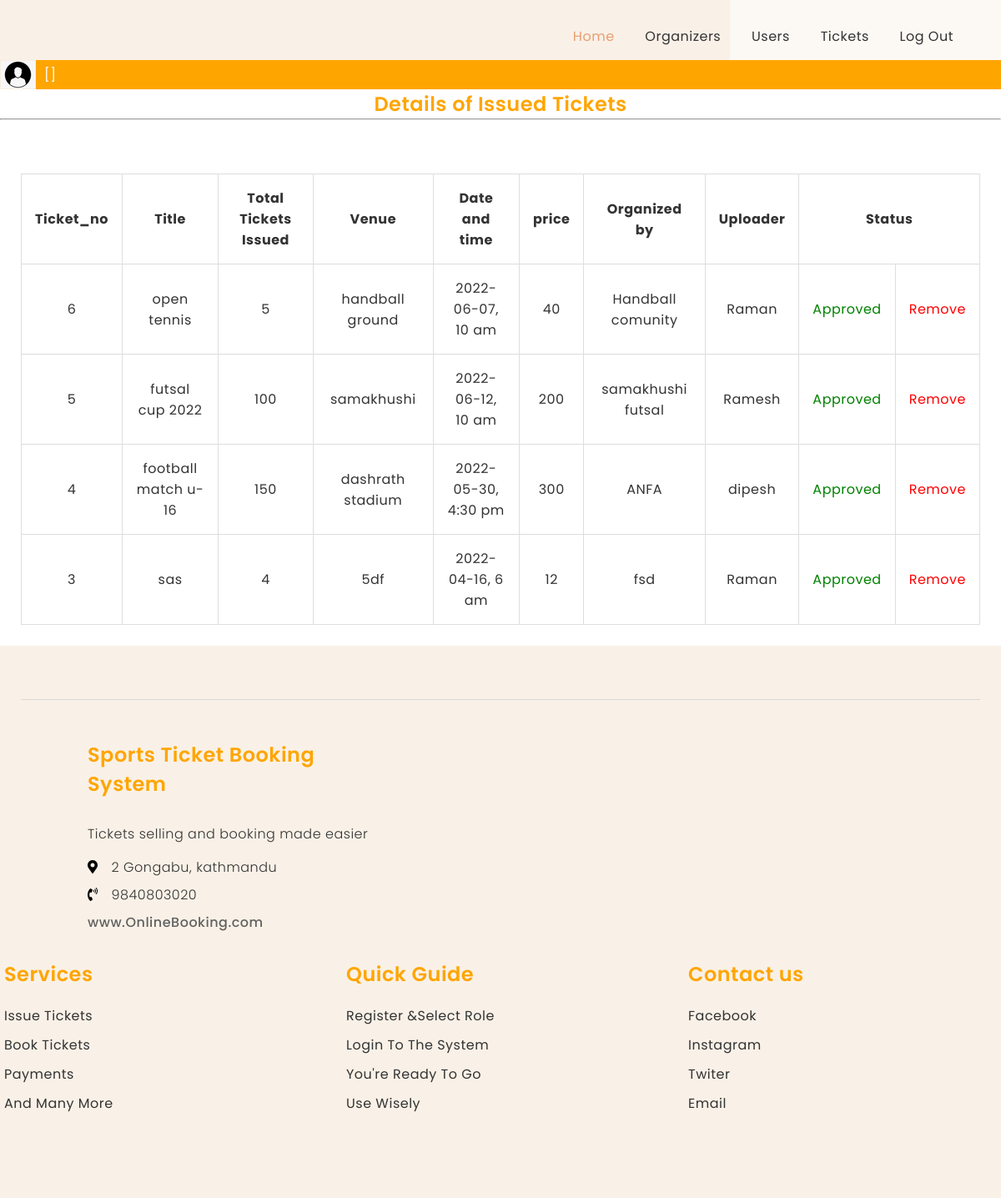
The page /ticketlist.php on the database its author committed.
### tables this page shows
CREATE TABLE `ticket_issue` (
  `Ticket_no` int(11) NOT NULL AUTO_INCREMENT,
  `Ticket_title` varchar(1000) NOT NULL,
  `Total_tickets` varchar(1000) NOT NULL,
  `venue` varchar(1000) NOT NULL,
  `tdate` text NOT NULL,
  `ttime` varchar(1000) NOT NULL,
  `price` varchar(1000) NOT NULL,
  `organizedby` varchar(1000) NOT NULL,
  `status` varchar(100) NOT NULL,
  `uploader` varchar(1000) NOT NULL,
  PRIMARY KEY (`Ticket_no`)
);

### ticketadminpart.php (the view, shortened to what this page needs)
<!DOCTYPE html>
<html>
<head>
</head>
<body>
<table border="1">
	<tr>
		<th> Ticket_no </th>
		<th>Title</th>
		<th>Total Tickets Issued</th>
		<th>Venue</th>
		<th>Date and time</th>
		<th>price</th>
		<th>Organized by</th>
		<th>Uploader</th>
		<th colspan="2"> Status </th>
<?php
include'include/connection.php' ?>
<?php
	$query="select*from ticket_issue ORDER BY Ticket_no DESC"  ;
	$result=mysqli_query($conn,$query) or die(mysqli_error($conn));
	while($arr=mysqli_fetch_array($result,MYSQLI_ASSOC))
	{
	echo "<tr>";
	$id=$arr['Ticket_no'];
	$status = $arr['status'];
	echo "<td>".$arr['Ticket_no']."</td>";
	echo "<td>".$arr['Ticket_title']."</td>";
	echo "<td>".$arr['Total_tickets']."</td>";
	echo "<td>".$arr['venue']."</td>";
	echo "<td>".$arr['tdate'].', '.$arr['ttime']."</td>";
	echo "<td>".$arr['price']."</td>";
	echo "<td>".$arr['organizedby']."</td>";
	echo "<td>".$arr['uploader']."</td>";
	if ($status=="p") {
		echo "<td><a href='Approveticket.php?id=$id'    onclick='return confirm(\"Approve Ticket Issue request?\");'>  <div class=\"approve\"  >Approve </div>  </a></td>";
echo "<td><a href='deleteticketreq.php?id=$id' onclick='return confirm(\"Ticket will be permanently deleted\");'> <div class=\"reject\"  >  Reject</div></a></td>";
	} else {
	echo "<td>  <div class=\"approve\"  >Approved </div>  </a></td>";
echo "<td><a href='deleteticketreq.php?id=$id' onclick='return confirm(\"Remove Ticket? Other Informations may also be lost!!\");'> <div class=\"reject\"  >  Remove</div></a></td>";
	}
	echo "</tr>";
}
?>
</table>
<br>
</body>
</html>

### assets/css/main.css (style rules this page uses)
* { margin:0; padding:0; list-style:none; box-sizing: border-box; font-style: normal; letter-spacing: 0.5px; }
:root { --primary--color: #f9f1e7; --secondary--color:#f4f5f7; --btn-color:#bc9259; --text-color-black: #333; }
body, html { box-sizing: border-box; font-family: 'Poppins', sans-serif; }
a { font-family: 'Poppins', sans-serif; text-decoration: none; text-transform: capitalize; color: var(--text-color-black); display: inline-block; font-size: 1rem; }
*, *:before, *:after { box-sizing: inherit; }
.l-wishlist table { border-top: 0; border-collapse: collapse; text-align: center; border-radius: 0; border-color: #ddd; width: 100%; }
table tbody th, table tbody td, table thead th { border-right: 1px solid #dedede; }
.l-wishlist table th, .l-wishlist table td { border-top: 1px solid #ddd; padding: 1rem; color: #333; }
.l-wishlist table tr { border-bottom: 1px solid #dedede; border-left: 1px solid #dedede; border-right: 1px solid #dedede; }

### ticketadminpart.php (style rules this page uses)
table { border-collapse: collapse; }
.approve { color:green; }
.reject { color:red; }

### rows shown on the page
ticket_issue: Ticket_no "6", Ticket_title "open tennis", Total_tickets "5", venue "handball ground", tdate "2022-06-07", ttime "10 am", price "40", organizedby "Handball comunity", uploader "Raman"
ticket_issue: Ticket_no "5", Ticket_title "futsal cup 2022", Total_tickets "100", venue "samakhushi", tdate "2022-06-12", ttime "10 am", price "200", organizedby "samakhushi futsal", uploader "Ramesh"
ticket_issue: Ticket_no "4", Ticket_title "football match u-16", Total_tickets "150", venue "dashrath stadium", tdate "2022-05-30", ttime "4:30 pm", price "300", organizedby "ANFA", uploader "dipesh"
ticket_issue: Ticket_no "3", Ticket_title "sas", Total_tickets "4", venue "5df", tdate "2022-04-16", ttime "6 am", price "12", organizedby "fsd", uploader "Raman"
